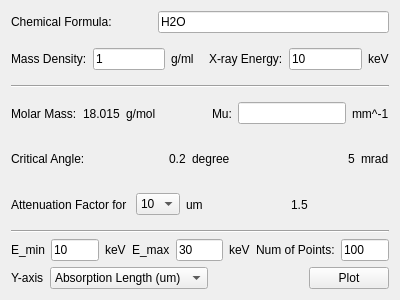
<?xml version="1.0" encoding="UTF-8"?>
<ui version="4.0">
 <class>Form</class>
 <widget class="QWidget" name="Form">
  <property name="geometry">
   <rect>
    <x>0</x>
    <y>0</y>
    <width>400</width>
    <height>300</height>
   </rect>
  </property>
  <property name="windowTitle">
   <string>Form</string>
  </property>
  <layout class="QHBoxLayout" name="horizontalLayout_8">
   <item>
    <layout class="QGridLayout" name="gridLayout">
     <item row="0" column="0">
      <layout class="QHBoxLayout" name="horizontalLayout">
       <item>
        <widget class="QLabel" name="label">
         <property name="text">
          <string>Chemical Formula:</string>
         </property>
        </widget>
       </item>
       <item>
        <spacer name="horizontalSpacer">
         <property name="orientation">
          <enum>Qt::Horizontal</enum>
         </property>
         <property name="sizeType">
          <enum>QSizePolicy::Minimum</enum>
         </property>
         <property name="sizeHint" stdset="0">
          <size>
           <width>40</width>
           <height>20</height>
          </size>
         </property>
        </spacer>
       </item>
       <item>
        <widget class="QLineEdit" name="chemforLE">
         <property name="text">
          <string>H2O</string>
         </property>
        </widget>
       </item>
      </layout>
     </item>
     <item row="1" column="0">
      <layout class="QHBoxLayout" name="horizontalLayout_2">
       <item>
        <widget class="QLabel" name="label_2">
         <property name="sizePolicy">
          <sizepolicy hsizetype="MinimumExpanding" vsizetype="Preferred">
           <horstretch>0</horstretch>
           <verstretch>0</verstretch>
          </sizepolicy>
         </property>
         <property name="text">
          <string>Mass Density:</string>
         </property>
        </widget>
       </item>
       <item>
        <widget class="QLineEdit" name="massdenLE">
         <property name="sizePolicy">
          <sizepolicy hsizetype="Expanding" vsizetype="Fixed">
           <horstretch>0</horstretch>
           <verstretch>0</verstretch>
          </sizepolicy>
         </property>
         <property name="text">
          <string>1</string>
         </property>
        </widget>
       </item>
       <item>
        <widget class="QLabel" name="label_3">
         <property name="text">
          <string>g/ml</string>
         </property>
        </widget>
       </item>
       <item>
        <spacer name="horizontalSpacer_12">
         <property name="orientation">
          <enum>Qt::Horizontal</enum>
         </property>
         <property name="sizeHint" stdset="0">
          <size>
           <width>40</width>
           <height>20</height>
          </size>
         </property>
        </spacer>
       </item>
       <item>
        <spacer name="horizontalSpacer_2">
         <property name="orientation">
          <enum>Qt::Horizontal</enum>
         </property>
         <property name="sizeHint" stdset="0">
          <size>
           <width>40</width>
           <height>20</height>
          </size>
         </property>
        </spacer>
       </item>
       <item>
        <widget class="QLabel" name="label_4">
         <property name="sizePolicy">
          <sizepolicy hsizetype="MinimumExpanding" vsizetype="Preferred">
           <horstretch>0</horstretch>
           <verstretch>0</verstretch>
          </sizepolicy>
         </property>
         <property name="text">
          <string>X-ray Energy:</string>
         </property>
        </widget>
       </item>
       <item>
        <widget class="QLineEdit" name="xenLE">
         <property name="sizePolicy">
          <sizepolicy hsizetype="Expanding" vsizetype="Fixed">
           <horstretch>0</horstretch>
           <verstretch>0</verstretch>
          </sizepolicy>
         </property>
         <property name="text">
          <string>10</string>
         </property>
        </widget>
       </item>
       <item>
        <widget class="QLabel" name="label_5">
         <property name="text">
          <string>keV</string>
         </property>
        </widget>
       </item>
      </layout>
     </item>
     <item row="2" column="0">
      <widget class="Line" name="line">
       <property name="sizePolicy">
        <sizepolicy hsizetype="MinimumExpanding" vsizetype="Fixed">
         <horstretch>0</horstretch>
         <verstretch>0</verstretch>
        </sizepolicy>
       </property>
       <property name="orientation">
        <enum>Qt::Horizontal</enum>
       </property>
      </widget>
     </item>
     <item row="3" column="0">
      <layout class="QHBoxLayout" name="horizontalLayout_3">
       <item>
        <widget class="QLabel" name="label_6">
         <property name="sizePolicy">
          <sizepolicy hsizetype="MinimumExpanding" vsizetype="Preferred">
           <horstretch>0</horstretch>
           <verstretch>0</verstretch>
          </sizepolicy>
         </property>
         <property name="text">
          <string>Molar Mass:</string>
         </property>
        </widget>
       </item>
       <item>
        <widget class="QLabel" name="molarmassLabel">
         <property name="text">
          <string>18.015</string>
         </property>
        </widget>
       </item>
       <item>
        <widget class="QLabel" name="label_7">
         <property name="text">
          <string>g/mol</string>
         </property>
        </widget>
       </item>
       <item>
        <spacer name="horizontalSpacer_3">
         <property name="orientation">
          <enum>Qt::Horizontal</enum>
         </property>
         <property name="sizeHint" stdset="0">
          <size>
           <width>40</width>
           <height>20</height>
          </size>
         </property>
        </spacer>
       </item>
       <item>
        <widget class="QLabel" name="label_8">
         <property name="sizePolicy">
          <sizepolicy hsizetype="MinimumExpanding" vsizetype="Preferred">
           <horstretch>0</horstretch>
           <verstretch>0</verstretch>
          </sizepolicy>
         </property>
         <property name="maximumSize">
          <size>
           <width>20</width>
           <height>16777215</height>
          </size>
         </property>
         <property name="text">
          <string>Mu:</string>
         </property>
        </widget>
       </item>
       <item>
        <widget class="QLineEdit" name="muLineEdit"/>
       </item>
       <item>
        <widget class="QLabel" name="muunitLabel">
         <property name="text">
          <string>mm^-1</string>
         </property>
        </widget>
       </item>
      </layout>
     </item>
     <item row="4" column="0">
      <layout class="QHBoxLayout" name="horizontalLayout_4">
       <item>
        <widget class="QLabel" name="label_9">
         <property name="sizePolicy">
          <sizepolicy hsizetype="MinimumExpanding" vsizetype="Preferred">
           <horstretch>0</horstretch>
           <verstretch>0</verstretch>
          </sizepolicy>
         </property>
         <property name="text">
          <string>Critical Angle:</string>
         </property>
        </widget>
       </item>
       <item>
        <spacer name="horizontalSpacer_5">
         <property name="orientation">
          <enum>Qt::Horizontal</enum>
         </property>
         <property name="sizeType">
          <enum>QSizePolicy::Minimum</enum>
         </property>
         <property name="sizeHint" stdset="0">
          <size>
           <width>40</width>
           <height>20</height>
          </size>
         </property>
        </spacer>
       </item>
       <item>
        <widget class="QLabel" name="criangdegLabel">
         <property name="text">
          <string>0.2</string>
         </property>
        </widget>
       </item>
       <item>
        <widget class="QLabel" name="label_11">
         <property name="text">
          <string>degree</string>
         </property>
        </widget>
       </item>
       <item>
        <spacer name="horizontalSpacer_4">
         <property name="orientation">
          <enum>Qt::Horizontal</enum>
         </property>
         <property name="sizeHint" stdset="0">
          <size>
           <width>40</width>
           <height>20</height>
          </size>
         </property>
        </spacer>
       </item>
       <item>
        <widget class="QLabel" name="criangmradLabel">
         <property name="text">
          <string>5</string>
         </property>
        </widget>
       </item>
       <item>
        <widget class="QLabel" name="absunitLab_2">
         <property name="text">
          <string>mrad</string>
         </property>
        </widget>
       </item>
      </layout>
     </item>
     <item row="5" column="0">
      <layout class="QHBoxLayout" name="horizontalLayout_5">
       <item>
        <widget class="QLabel" name="label_10">
         <property name="text">
          <string>Attenuation Factor for </string>
         </property>
        </widget>
       </item>
       <item>
        <widget class="QComboBox" name="attfacCB">
         <property name="sizePolicy">
          <sizepolicy hsizetype="Fixed" vsizetype="Fixed">
           <horstretch>0</horstretch>
           <verstretch>0</verstretch>
          </sizepolicy>
         </property>
         <item>
          <property name="text">
           <string>10</string>
          </property>
         </item>
         <item>
          <property name="text">
           <string>25</string>
          </property>
         </item>
         <item>
          <property name="text">
           <string>50</string>
          </property>
         </item>
        </widget>
       </item>
       <item>
        <widget class="QLabel" name="attunitLabel">
         <property name="text">
          <string>um</string>
         </property>
        </widget>
       </item>
       <item>
        <spacer name="horizontalSpacer_6">
         <property name="orientation">
          <enum>Qt::Horizontal</enum>
         </property>
         <property name="sizeType">
          <enum>QSizePolicy::Expanding</enum>
         </property>
         <property name="sizeHint" stdset="0">
          <size>
           <width>40</width>
           <height>20</height>
          </size>
         </property>
        </spacer>
       </item>
       <item>
        <widget class="QLabel" name="attLabel">
         <property name="text">
          <string>1.5</string>
         </property>
        </widget>
       </item>
       <item>
        <spacer name="horizontalSpacer_11">
         <property name="orientation">
          <enum>Qt::Horizontal</enum>
         </property>
         <property name="sizeHint" stdset="0">
          <size>
           <width>40</width>
           <height>20</height>
          </size>
         </property>
        </spacer>
       </item>
      </layout>
     </item>
     <item row="6" column="0">
      <widget class="Line" name="line_2">
       <property name="sizePolicy">
        <sizepolicy hsizetype="MinimumExpanding" vsizetype="Fixed">
         <horstretch>0</horstretch>
         <verstretch>0</verstretch>
        </sizepolicy>
       </property>
       <property name="orientation">
        <enum>Qt::Horizontal</enum>
       </property>
      </widget>
     </item>
     <item row="7" column="0">
      <layout class="QHBoxLayout" name="horizontalLayout_6">
       <item>
        <widget class="QLabel" name="label_12">
         <property name="text">
          <string>E_min</string>
         </property>
        </widget>
       </item>
       <item>
        <widget class="QLineEdit" name="eminLE">
         <property name="sizePolicy">
          <sizepolicy hsizetype="Expanding" vsizetype="Fixed">
           <horstretch>0</horstretch>
           <verstretch>0</verstretch>
          </sizepolicy>
         </property>
         <property name="text">
          <string>10</string>
         </property>
        </widget>
       </item>
       <item>
        <widget class="QLabel" name="label_13">
         <property name="text">
          <string>keV</string>
         </property>
        </widget>
       </item>
       <item>
        <spacer name="horizontalSpacer_7">
         <property name="orientation">
          <enum>Qt::Horizontal</enum>
         </property>
         <property name="sizeHint" stdset="0">
          <size>
           <width>40</width>
           <height>20</height>
          </size>
         </property>
        </spacer>
       </item>
       <item>
        <widget class="QLabel" name="label_14">
         <property name="text">
          <string>E_max</string>
         </property>
        </widget>
       </item>
       <item>
        <widget class="QLineEdit" name="emaxLE">
         <property name="text">
          <string>30</string>
         </property>
        </widget>
       </item>
       <item>
        <widget class="QLabel" name="label_15">
         <property name="text">
          <string>keV</string>
         </property>
        </widget>
       </item>
       <item>
        <spacer name="horizontalSpacer_8">
         <property name="orientation">
          <enum>Qt::Horizontal</enum>
         </property>
         <property name="sizeHint" stdset="0">
          <size>
           <width>40</width>
           <height>20</height>
          </size>
         </property>
        </spacer>
       </item>
       <item>
        <widget class="QLabel" name="label_16">
         <property name="text">
          <string>Num of Points:</string>
         </property>
        </widget>
       </item>
       <item>
        <widget class="QLineEdit" name="numpointLE">
         <property name="text">
          <string>100</string>
         </property>
        </widget>
       </item>
      </layout>
     </item>
     <item row="8" column="0">
      <layout class="QHBoxLayout" name="horizontalLayout_7">
       <item>
        <widget class="QLabel" name="label_17">
         <property name="text">
          <string>Y-axis</string>
         </property>
        </widget>
       </item>
       <item>
        <widget class="QComboBox" name="yaxisCB">
         <property name="sizePolicy">
          <sizepolicy hsizetype="Maximum" vsizetype="Fixed">
           <horstretch>0</horstretch>
           <verstretch>0</verstretch>
          </sizepolicy>
         </property>
         <item>
          <property name="text">
           <string>Absorption Length (um)</string>
          </property>
         </item>
         <item>
          <property name="text">
           <string>Attenuation Factor</string>
          </property>
         </item>
         <item>
          <property name="text">
           <string>Critical Angle (degree)</string>
          </property>
         </item>
         <item>
          <property name="text">
           <string>Critical Angle (mrad)</string>
          </property>
         </item>
        </widget>
       </item>
       <item>
        <spacer name="horizontalSpacer_9">
         <property name="orientation">
          <enum>Qt::Horizontal</enum>
         </property>
         <property name="sizeHint" stdset="0">
          <size>
           <width>40</width>
           <height>20</height>
          </size>
         </property>
        </spacer>
       </item>
       <item>
        <widget class="QPushButton" name="plotPB">
         <property name="sizePolicy">
          <sizepolicy hsizetype="Fixed" vsizetype="Fixed">
           <horstretch>0</horstretch>
           <verstretch>0</verstretch>
          </sizepolicy>
         </property>
         <property name="text">
          <string>Plot</string>
         </property>
        </widget>
       </item>
      </layout>
     </item>
    </layout>
   </item>
  </layout>
 </widget>
 <resources/>
 <connections/>
</ui>
